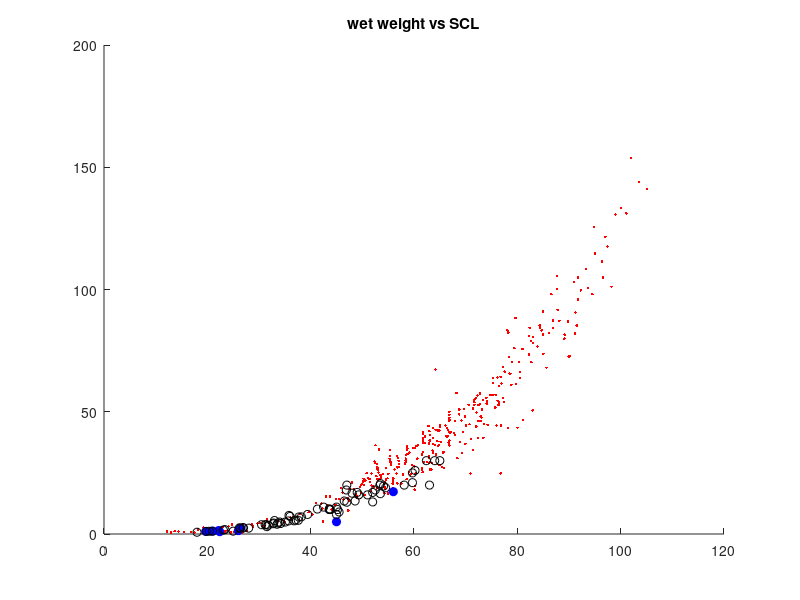
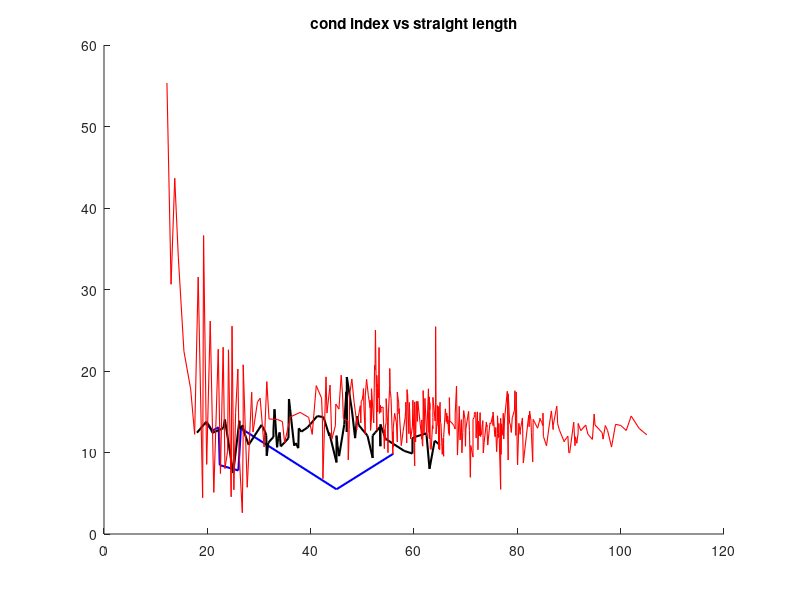

The MATLAB script that drew these images, in order:
% data from Pula aquarium

% with Plastics
LW_plast = [45	5
56	17.3
26	1.37
22.4	0.95
19.7	1.037
21	1.1755
22.2	1.433
26.5	2.412
]; 
LW_plast = sortrows(LW_plast);


LW_contr = [45.0	11.000
52.0	17.000
53.5	16.500
32.8	4.500
51.0	16.000
45.2	10.000
21.0	1.150
18.0	0.725
54.5	18.900
35.7	5.350
52.0	13.120
20.4	1.125
31.4	3.750
26.3	2.350
23.4	1.800
35.1	4.900
37.7	6.950
19.8	1.070
48	16.7
34.2	4.3
28	2.4
34	4.9
33.5	4
47	20
43.8	10
45	8
58.1	20
65	30
62.4	30
37.1	5.7
39.4	8
43.7	10
49	17
45.5	9
33.7	4.5
25	1.168
37.6	5.6
64	30
53.4	20
27	2.5
53.5	20.6
49.3	16
41.3	10.2
31.5	3
46.5	13.5
26.2	2.5
63	20
59.7	21
54.1	19.6
60.2	26
26.9	2.6
23.1	1.6
48.6	13.5
31.8	3.6
36	7.2
33	5.5
36.8	5.4
38.2	7
42.5	11
52.5	18
59.7	25
43.6	10
30.5	3.8
35.8	7.6
46.9	18
31.2	3.8
43.6	10.3
47	13
32.8	4.2
]; 
LW_contr = sortrows(LW_contr);

% North Atlantic, 'WabnPaul2008'
LW_Wab = [12.18,1 ;12.98,0.67; 13.69,1.12; 14.39,1.01; 15.47,0.83; 16.77,0.84; 17.54,0.66; 18.23,1.91; 19.09,0.31; 19.27,2.62; 19.87,0.67; 20.56,2.27; 21.25,0.49; 22.11,2.45; 22.54,0.85; 23.06,2.81; 23.41,1.03;
    23.92,1.39; 24.09,3.16; 24.61,0.68; 24.78,3.88; 25.13,0.86; 25.47,2.46; 25.91,3.52; 26.16,1.75; 26.77,0.50; 26.94,2.46; 26.94,4.06; 27.72,1.22; 28.58,4.06; 28.84,3 ;29.7,4.24; 30.22,4.6; 30.99,3.18; 31.51,5.85;
    31.94,4.6; 33.58,5.32; 34.53,5.68; 34.96,4.79; 36.08,6.75; 37.97,8.17; 39.61,8.89; 40.3,8; 42.11,12.45; 42.28,10.49; 42.37,5.16; 44.78,11.92; 44.87,14.41; 47.2,14.59; 47.28,9.62; 48.84,16.37; 49.7,16.73; 50.3,19.93;
    52.2,19.4; 54.01,24.56; 54.87,22.79;56.59,24.75; 59.01,25.29; 59.7,28.13; 60.13,18.18; 60.13,19.6; 60.65,30.8; 61.51,32.58; 61.77,33.65; 63.58,34.19; 64.87,36.5; 66.42,39.7; 67.97,46.28; 73.32,54.83; 78.49,65.69; 83.06,78.14;
    84.96,81.52; 41.08,12.62; 42.97,15.3; 43.15,11.92; 43.75,15.3; 44.09,9.96; 45.47,14.41; 45.91,18.86; 46.16,16.9; 46.34,14.06; 47.46,13.71; 47.54,18.33; 47.97,21; 48.41,18.33; 48.92,15.66; 48.92,14.95; 49.61,19.22; 49.78,20.11;
    49.96,20.47; 50.13,21.53; 50.22,22.6; 50.56,15.85; 50.56,21.89; 50.82,24.91; 51.16,22.78; 51.51,21.18; 51.51,22.43; 51.59,17.45; 51.77,19.76; 51.77,24.74; 52.37,29.54; 52.37,29.72; 52.46,29.01; 52.54,36.29; 52.72,23.67; 52.8,18.69;
    52.8,22.61; 52.8,28.65; 52.89,26.7; 52.89,27.23; 52.97,22.25; 52.97,26.34; 53.15,25.1; 53.23,34.52; 53.32,22.43; 53.49,24.21; 53.58,22.96; 53.58,23.85; 54.27,20.48; 54.27,16.74; 54.35,19.05; 54.44,21.19; 54.44,18.52; 54.61,27.05;
    54.61,22.25; 54.96,16.57; 55.04,24.57; 55.3,30.79; 55.3,31.86; 55.3,34.34; 55.39,29.9; 55.47,29.37; 55.56,28.48; 55.91,17.1; 55.91,20.66; 55.91,21.9; 55.99,18.7; 55.99,22.79; 56.25,26.35; 56.77,20.66; 56.77,27.24; 56.77,31.86;
    56.85,31.15; 57.03,29.9; 57.11,27.42; 57.11,28.66; 57.54,20.66; 57.89,24.4; 58.32,28.66; 58.32,29.2; 58.41,30.09; 58.41,30.8; 58.41,32.22; 58.58,22.44; 58.66,34.53; 58.66,35.77; 58.75,34.89; 58.75,32.75; 59.09,33.29; 59.35,24.4;
    59.78,35.07; 60.13,27.6; 60.13,35.24; 60.3,24.76; 60.47,35.96; 60.73,36.49; 61.51,27.07; 61.59,26.18; 61.68,25.29; 61.77,38.09; 61.77,38.98; 61.77,40.94; 61.77,41.47; 61.85,37.2; 61.94,29.38; 62.11,39.87; 62.2,37.2; 62.46,29.38;
    62.8,44.14; 62.89,30.98; 62.89,31.87; 62.89,37.03; 62.97,29.21; 62.97,42.01; 63.06,38.27; 63.06,40.41; 63.15,26.36; 63.32,26.36; 63.41,29.03; 63.66,33.3; 63.66,36.85; 63.66,39.16; 63.66,43.25; 64.09,36.5; 64.18,42.54; 64.18,67.25;
    64.27,32.59; 64.53,37.92; 64.53,42.37; 64.7,35.97; 64.7,42.37; 64.78,28.32; 64.96,28.32; 64.96,42.37; 65.04,43.97; 65.04,44.32; 65.04,44.5; 65.13,37.74; 65.22,37.57; 65.47,27.43; 65.65,33.3; 65.73,27.08; 65.73,33.66; 66.08,44.32;
    66.08,44.32; 66.25,40.06; 66.34,43.26; 66.51,40.06; 66.51,42.55; 66.68,37.39; 66.77,36.68; 66.77,37.93; 66.77,41.66; 66.85,36.15; 66.85,38.28; 66.85,46.28; 66.85,46.64; 66.85,47.53; 66.85,48.77; 66.85,50.01; 66.94,41.48; 67.2,41.66;
    67.72,41.31; 67.97,40.42; 68.23,57.66; 68.41,31; 68.75,48.95; 68.75,50.91; 68.92,37.75; 69.18,46.46; 69.27,33.13; 69.44,41.67; 69.61,51.09; 69.87,48.07; 69.96,36.87; 70.04,44.33; 70.56,52.87; 70.91,24.78; 70.99,38.82; 71.42,34.38;
    71.42,51.27; 71.68,52.87; 71.68,53.94; 71.68,54.83; 71.77,55.18; 71.94,55.54; 72.03,43.98; 72.11,49.67; 72.28,56.6; 72.37,39.18; 72.46,46.29; 72.46,52.69; 72.63,46.12; 72.72,53.05; 72.8,57.49; 72.89,46.3; 72.89,48.25; 73.06,47.54;
    73.06,47.54; 73.15,50.92; 73.41,39.36; 73.58,44.87; 74.01,55.72; 74.09,54.48; 74.09,53.41; 74.27,44.7; 74.7,56.79; 74.87,56.79; 75.22,61.77; 75.3,56.79; 75.3,63.9; 75.65,51.81; 75.73,51.81; 75.82,56.97; 75.99,44.35; 76.16,54.48;
    76.16,64.08; 76.34,52.7; 76.34,54.12; 76.42,53.06; 76.42,53.59; 76.42,60.53; 76.77,24.79; 76.77,64.26; 76.85,44.35; 76.94,61.59; 77.2,55.73; 77.28,68.35; 77.37,53.95; 77.54,66.39; 78.06,83.28; 78.23,43.46; 78.23,82.4; 78.41,72.44;
    78.84,61.06; 79.01,70.31; 79.44,76; 79.53,88.44; 79.7,61.24; 79.78,88.44; 80.04,43.47; 80.3,70.31; 80.56,63.91; 80.56,66.22; 80.99,75.65; 81.16,46.67; 82.2,80.98; 82.28,73.34; 82.37,84.36; 82.63,78.85; 82.97,50.58; 83.06,80.63;
    83.92,76.72; 84.35,85.25; 84.35,84.19; 84.7,83.3; 84.96,90.94; 85.04,73.7; 85.65,68.01; 86.08,82.24; 86.59,98.06; 86.94,84.19; 86.94,87.39; 87.72,100.19; 87.8,91.66; 88.15,87.22; 89.09,79.93; 89.18,81.53; 89.78,86.87; 89.96,72.64;
    90.13,72.82; 90.91,103.05; 91.16,82.07; 91.25,90.6; 91.51,85.27; 91.77,95.94; 91.77,104.83; 92.28,99.67; 93.23,108.38; 93.66,100.56; 94.53,98.08; 94.87,125.63; 95.04,114.79; 96.59,104.84; 97.03,121.55; 97.46,117.64; 98.23,101.11;
    99.01,130.62; 100.04,133.29; 101.08,131.16; 102.03,153.74; 103.58,143.96; 105.04,141.12; 70.73,44.87; 78.66,65.51; 82.72,70.32; 87.63,105.53; 96.42,111.41];
LW_Wab = sortrows(LW_Wab);


% BCIs

BCI_plast = LW_plast(:,2) *1000 *100  ./ LW_plast(:,1).^3 ; % 
BCI_contr = LW_contr(:,2) *1000 *100  ./ LW_contr(:,1).^3; 

[h, p] = ttest2(BCI_plast, BCI_contr, 'Tail', 'left') % 1 means hypothesis rejected at default (5%) level

BCI_Wab = LW_Wab(:,2) *1000 *100  ./ LW_Wab(:,1).^3 ; % 


figure(1)
hold on
plot(LW_Wab(:,1), LW_Wab(:,2), 'r.')
plot(LW_plast(:,1),LW_plast(:,2), 'bo', 'MarkerFaceColor', 'b')
plot(LW_contr(:,1),LW_contr(:,2), 'ko')
title('wet weight vs SCL')

figure(2)
hold on
plot(LW_plast(:,1), BCI_plast, 'Color', 'b', 'LineWidth', 1.5)
plot(LW_contr(:,1), BCI_contr, 'Color', 'k', 'LineWidth', 1.5)
plot(LW_Wab(:,1), BCI_Wab, 'Color', 'r', 'LineWidth', 0.8)
title('cond index vs straight length')


%%  CFTOOL za wet weight vs length
% -------------- plastics:  -------------- 
% General model:
%      f(x) = a * x^b
% Coefficients (with 95% confidence bounds):
%        a =   3.289e-07  (-2.324e-06, 2.982e-06)
%        b =       4.411  (2.392, 6.429)
% 
% Goodness of fit:
%   SSE: 9.476
%   R-square: 0.9569
%   Adjusted R-square: 0.9497
%   RMSE: 1.257
% 

% --------------  control:  -------------- 
% General model:
%      f(x) = a * x^b
% Coefficients (with 95% confidence bounds):
%        a =   0.0004884  (7.813e-05, 0.0008987)
%        b =       2.641  (2.431, 2.852)
% 
% Goodness of fit:
%   SSE: 263.8
%   R-square: 0.9384
%   Adjusted R-square: 0.9375
%   RMSE: 1.984

return
figure(1)
set(gcf,'PaperPositionMode','manual');
set(gcf,'PaperUnits','centimeters');
print -dpng  fig_PulaSCL-Ww_all.png

print -dpng  fig_dabest_Pula_Pula.png


% for dabest
% to select BCI of NA larger than smallest in Pula control
ind_larger = find(LW_Wab(:,1) > min(LW_contr(:,1)));
BCI_NAselect = BCI_Wab(ind_larger);
% but remove those too big
ind_tooBig = find(LW_Wab(:,1) > max(LW_contr(:,1)));



% ## How to cite
% **Moving beyond P values: Everyday data analysis with estimation plots**
% *Joses Ho, Tayfun Tumkaya, Sameer Aryal, Hyungwon Choi, Adam Claridge-Chang*
% Nature Methods 2019, 1548-7105. [10.1038/s41592-019-0470-3](http://dx.doi.org/10.1038/s41592-019-0470-3)
% [Paywalled publisher site](https://www.nature.com/articles/s41592-019-0470-3); [Free-to-view PDF](https://rdcu.be/bHhJ4)
